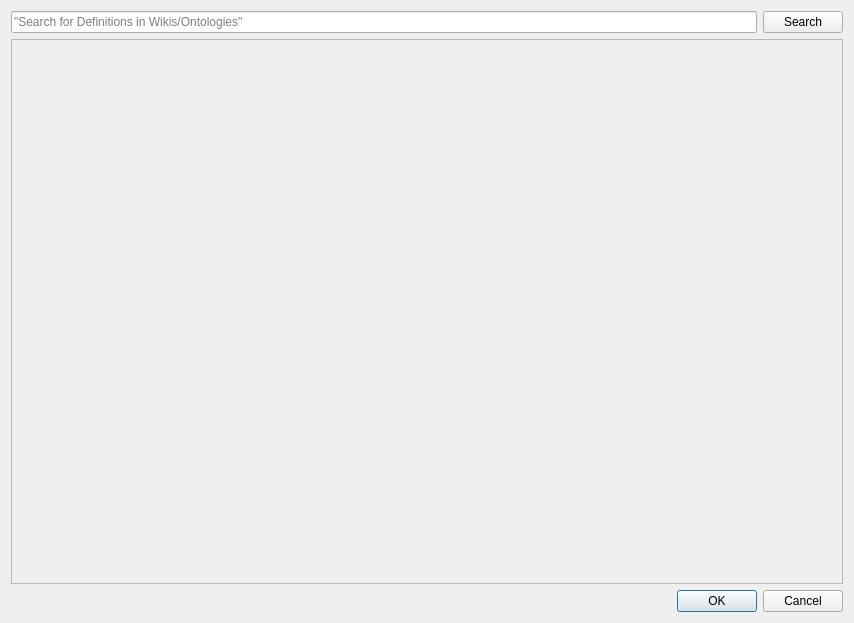
<?xml version="1.0" encoding="UTF-8"?>
<ui version="4.0">
 <class>TerminologyLookupDialogBase</class>
 <widget class="QDialog" name="TerminologyLookupDialogBase">
  <property name="geometry">
   <rect>
    <x>0</x>
    <y>0</y>
    <width>854</width>
    <height>623</height>
   </rect>
  </property>
  <property name="windowTitle">
   <string>Terminology Lookup</string>
  </property>
  <layout class="QGridLayout" name="gridLayout">
   <item row="1" column="0">
    <widget class="QDialogButtonBox" name="buttonBox">
     <property name="orientation">
      <enum>Qt::Horizontal</enum>
     </property>
     <property name="standardButtons">
      <set>QDialogButtonBox::Cancel|QDialogButtonBox::Ok</set>
     </property>
    </widget>
   </item>
   <item row="0" column="0">
    <layout class="QVBoxLayout" name="mainVerticalLayout">
     <item>
      <layout class="QHBoxLayout" name="searchBarHorizontalLayout">
       <item>
        <widget class="QLineEdit" name="terminologyLineEdit">
         <property name="placeholderText">
          <string>&quot;Search for Definitions in Wikis/Ontologies&quot;</string>
         </property>
         <property name="clearButtonEnabled">
          <bool>true</bool>
         </property>
        </widget>
       </item>
       <item>
        <widget class="QPushButton" name="terminologySearchPushButton">
         <property name="text">
          <string>Search</string>
         </property>
        </widget>
       </item>
      </layout>
     </item>
     <item>
      <layout class="QHBoxLayout" name="scrollAreaHorizontalLayout">
       <item>
        <widget class="QScrollArea" name="scrollArea">
         <property name="widgetResizable">
          <bool>true</bool>
         </property>
         <widget class="QWidget" name="scrollAreaWidgetContents">
          <property name="geometry">
           <rect>
            <x>0</x>
            <y>0</y>
            <width>830</width>
            <height>535</height>
           </rect>
          </property>
          <layout class="QGridLayout" name="gridLayout_2">
           <item row="0" column="0">
            <layout class="QVBoxLayout" name="scrollAreaContentsVerticalLayout"/>
           </item>
          </layout>
         </widget>
        </widget>
       </item>
      </layout>
     </item>
    </layout>
   </item>
  </layout>
 </widget>
 <resources/>
 <connections>
  <connection>
   <sender>buttonBox</sender>
   <signal>accepted()</signal>
   <receiver>TerminologyLookupDialogBase</receiver>
   <slot>accept()</slot>
   <hints>
    <hint type="sourcelabel">
     <x>248</x>
     <y>254</y>
    </hint>
    <hint type="destinationlabel">
     <x>157</x>
     <y>274</y>
    </hint>
   </hints>
  </connection>
  <connection>
   <sender>buttonBox</sender>
   <signal>rejected()</signal>
   <receiver>TerminologyLookupDialogBase</receiver>
   <slot>reject()</slot>
   <hints>
    <hint type="sourcelabel">
     <x>316</x>
     <y>260</y>
    </hint>
    <hint type="destinationlabel">
     <x>286</x>
     <y>274</y>
    </hint>
   </hints>
  </connection>
 </connections>
</ui>
